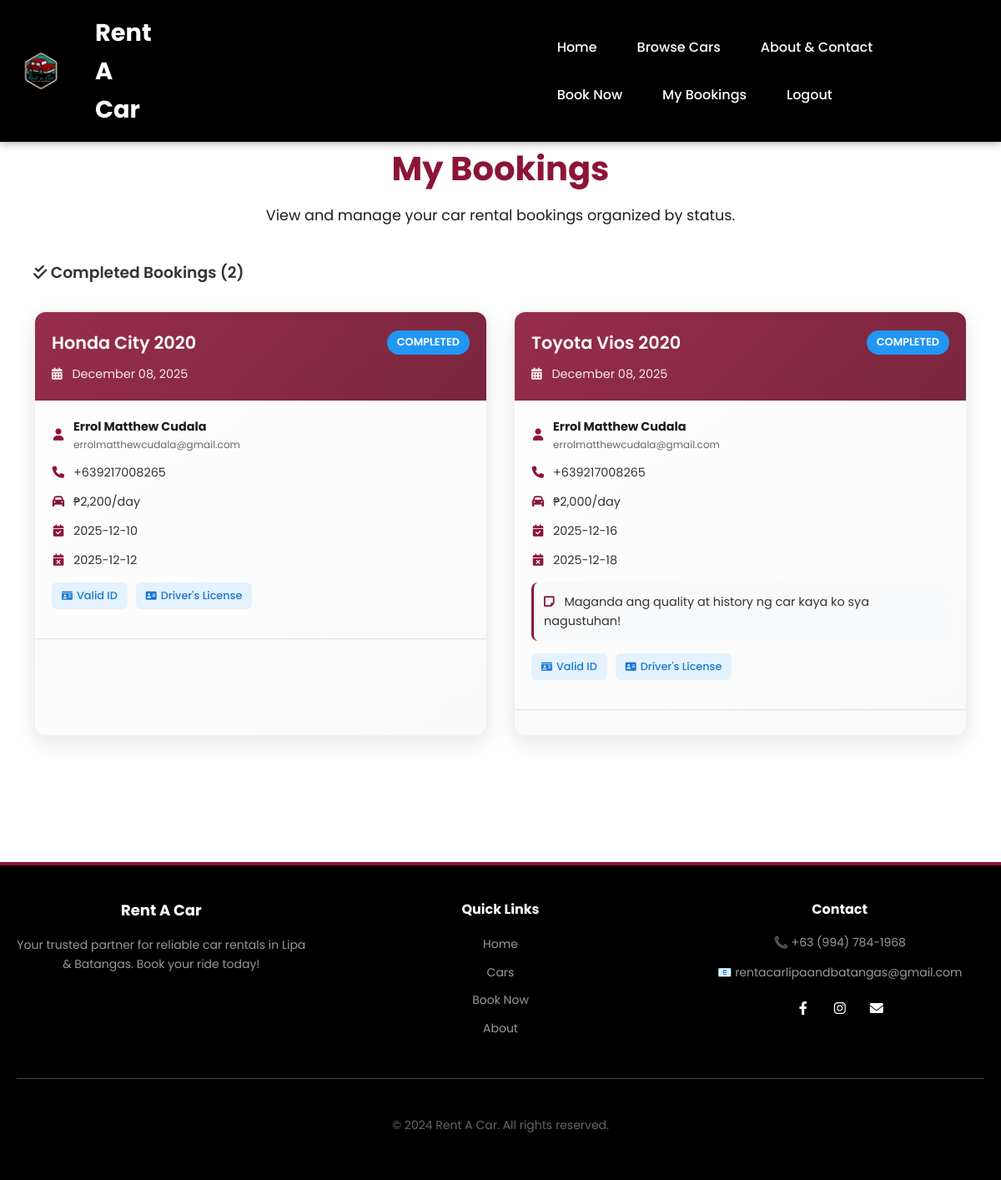
The app's page /my-bookings (signed in) with its own data.
### models.py (models this page shows)
class Booking(db.Model):
    id = db.Column(db.Integer, primary_key=True)  # Unique booking ID
    user_id = db.Column(db.Integer, db.ForeignKey('user.id'), nullable=False)  # Who made the booking
    name = db.Column(db.String(100), nullable=False)  # Customer name
    email = db.Column(db.String(100), nullable=False)  # Customer email
    contact = db.Column(db.String(20), nullable=False)  # Phone number
    car_id = db.Column(db.Integer, db.ForeignKey('car.id'), nullable=False)  # Which car was booked
    pickup_date = db.Column(db.Date, nullable=False)  # When to pick up
    return_date = db.Column(db.Date, nullable=False)  # When to return
    id_file = db.Column(db.String(200))  # Uploaded ID filename
    license_file = db.Column(db.String(200))  # Uploaded license filename
    notes = db.Column(db.Text)  # Special requests
    status = db.Column(db.String(20), default='Pending')  # Pending/Approved/Rejected/Completed
    payment_method = db.Column(db.String(50))  # Payment method selected (GCash, Cash, Card)
    payment_status = db.Column(db.String(20), default='Unpaid')  # Unpaid/Paid
    submitted_at = db.Column(db.DateTime, default=datetime.utcnow)  # When booking was made
    car = db.relationship('Car', backref='bookings')  # Link to car details
    user = db.relationship('User', backref='bookings')  # Link to user details

class Car(db.Model):
    id = db.Column(db.Integer, primary_key=True)  # Unique ID for each car
    name = db.Column(db.String(100), nullable=False)  # Car model name
    price = db.Column(db.String(50), nullable=False)  # Daily rental price
    specs = db.Column(db.String(200), nullable=False)  # Car description
    image = db.Column(db.String(100), nullable=False)  # Main image filename
    transmission = db.Column(db.String(50), nullable=False)  # Auto or Manual
    fuel = db.Column(db.String(50), nullable=False)  # Gas, Diesel, Electric
    capacity = db.Column(db.String(50), nullable=False)  # Number of seats
    availability = db.Column(db.String(20), default='Available')  # Available/Rented/Maintenance
    engine = db.Column(db.String(100))  # Engine details
    mileage = db.Column(db.String(50))  # Fuel efficiency
    color = db.Column(db.String(50))  # Car color

### app.py (the view)
@app.route('/my-bookings')
@login_required
def my_bookings():
    try:
        all_bookings = Booking.query.filter_by(user_id=current_user.id).order_by(Booking.submitted_at.desc()).all()
        bookings_by_status = {
            'Pending': [],
            'Approved': [],
            'Rejected': [],
            'Returned': [],
            'Completed': []
        }
        for booking in all_bookings:
            status = booking.status
            if status in bookings_by_status:
                bookings_by_status[status].append(booking)
            else:
                if 'Other' not in bookings_by_status:
                    bookings_by_status['Other'] = []
                bookings_by_status['Other'].append(booking)
        return render_template('my_bookings.html', bookings_by_status=bookings_by_status, total_bookings=len(all_bookings))
    except Exception as e:
        flash('An error occurred while loading your bookings.', 'danger')
        return redirect(url_for('home'))

### app.py (called while the page is built)
@login_manager.user_loader
def load_user(user_id):
    return db.session.get(User, int(user_id))

### templates/my_bookings.html (shortened to what this page needs)
{% extends 'base.html' %}
{% block content %}
<section class="bookings-section">
    <div class="bookings-header">
        <h2>My Bookings</h2>
        <p>View and manage your car rental bookings organized by status.</p>
    </div>
    {% if total_bookings > 0 %}
        {% for status, bookings in bookings_by_status.items() %}
            {% if bookings %}
            <div class="booking-category">
                <div class="category-header">
                    <h3 class="category-title">
                        {% if status == 'Pending' %}
                            <i class="fas fa-clock"></i> Pending Bookings
                        {% elif status == 'Approved' %}
                            <i class="fas fa-check-circle"></i> Approved Bookings
                        {% elif status == 'Rejected' %}
                            <i class="fas fa-times-circle"></i> Rejected Bookings
                        {% elif status == 'Returned' %}
                            <i class="fas fa-undo"></i> Returned Bookings
                        {% elif status == 'Completed' %}
                            <i class="fas fa-check-double"></i> Completed Bookings
                        {% else %}
                            <i class="fas fa-list"></i> {{ status }} Bookings
                        {% endif %}
                        <span class="category-count">({{ bookings|length }})</span>
                    </h3>
                </div>
                <div class="bookings-grid">
                    {% for booking in bookings %}
                    <div class="booking-card">
                        <div class="booking-card-header">
                            <div class="booking-title">
                                <h3>{{ booking.car.name }}</h3>
                                <span class="booking-status mybookings-status-{{ booking.status.lower() }}">{{ booking.status }}</span>
                            </div>
                            <div class="booking-date">
                                <i class="fas fa-calendar-alt"></i>
                                {{ booking.submitted_at.strftime('%B %d, %Y') }}
                            </div>
                        </div>
                        <div class="booking-card-body">
                            <div class="booking-info-grid">
                                <div class="info-item">
                                    <i class="fas fa-user"></i>
                                    <div>
                                        <strong>{{ booking.name }}</strong>
                                        <small>{{ booking.email }}</small>
                                    </div>
                                </div>
                                <div class="info-item">
                                    <i class="fas fa-phone"></i>
                                    <span>{{ booking.contact }}</span>
                                </div>
                                <div class="info-item">
                                    <i class="fas fa-car"></i>
                                    <span>{{ booking.car.price }}</span>
                                </div>
                                <div class="info-item">
                                    <i class="fas fa-calendar-check"></i>
                                    <span>{{ booking.pickup_date }}</span>
                                </div>
                                <div class="info-item">
                                    <i class="fas fa-calendar-times"></i>
                                    <span>{{ booking.return_date }}</span>
                                </div>
                            </div>
                            {% if booking.notes %}
                            <div class="booking-notes">
                                <i class="fas fa-sticky-note"></i>
                                <span>{{ booking.notes }}</span>
                            </div>
                            {% endif %}
                            <div class="booking-documents">
                                {% if booking.id_file %}
                                <a href="{{ url_for('uploaded_file', filename=booking.id_file) }}" target="_blank" class="doc-link">
                                    <i class="fas fa-id-card"></i> Valid ID
                                </a>
                                {% endif %}
                                {% if booking.license_file %}
                                <a href="{{ url_for('uploaded_file', filename=booking.license_file) }}" target="_blank" class="doc-link">
                                    <i class="fas fa-address-card"></i> Driver's License
                                </a>
                                {% endif %}
                            </div>
                        </div>
                        <div class="booking-card-footer">
                        </div>
                    </div>
                    {% endfor %}
                </div>
            </div>
            {% endif %}
        {% endfor %}
    {% endif %}
</section>
{% endblock %}

### static/css/global.css (style rules this page uses)
body { font-family: 'Poppins', sans-serif; margin: 0; padding: 0; padding-top: 70px; background-color: #FFFFFF; color: #333333; line-height: 1.6; scrollbar-width: thin; scrollbar-color: #8B1538 #E8E8E8; }
h1, h2, h3, h4 { margin: 0; font-weight: 600; }
a { text-decoration: none; color: #8B1538; }

### static/css/index.css (style rules this page uses)
:root { --primary-color: #8B1538; --primary-dark: #6B0D28; --text-dark: #1E1E1E; --text-light: #666666; --bg-light: #F5F5F5; --white: #FFFFFF; }

### static/css/my_bookings.css (style rules this page uses)
.bookings-section { max-width: 1200px; margin: 40px auto; padding: 20px; }
.bookings-header { text-align: center; margin-bottom: 40px; }
.bookings-header h2 { color: #8B1538; font-size: 2.5em; margin-bottom: 10px; font-weight: 700; }
.bookings-header p { font-size: 1.1em; color: #1E1E1E; max-width: 600px; margin: 0 auto; }
.bookings-grid { display: grid; grid-template-columns: repeat(auto-fill, minmax(400px, 1fr)); gap: 25px; margin-top: 30px; }
.booking-card { background: linear-gradient(145deg, #ffffff 0%, #f9f9f9 100%); border-radius: 15px; box-shadow: 0 8px 25px rgba(0,0,0,0.1); border: 2px solid #f0f0f0; overflow: hidden; transition: all 0.3s ease; position: relative; }
.booking-card-header { background: linear-gradient(135deg, #8B1538 0%, #6B0D28 100%); color: white; padding: 20px; position: relative; }
.booking-card-header::before { content: ''; position: absolute; top: 0; left: 0; right: 0; bottom: 0; background: rgba(255,255,255,0.1); border-radius: 15px 15px 0 0; }
.booking-title { display: flex; justify-content: space-between; align-items: center; margin-bottom: 10px; position: relative; z-index: 1; }
.booking-title h3 { margin: 0; font-size: 1.3em; font-weight: 600; }
.booking-status { padding: 4px 12px; border-radius: 20px; font-size: 0.8em; font-weight: 600; text-transform: uppercase; }
.mybookings-status-completed { background-color: #2196F3; color: white; }
.booking-date { position: relative; z-index: 1; font-size: 0.9em; opacity: 0.9; }
.booking-date i { margin-right: 8px; }
.booking-card-body { padding: 20px; }
.booking-info-grid { display: grid; grid-template-columns: 1fr; gap: 12px; margin-bottom: 15px; }
.info-item { display: flex; align-items: center; gap: 10px; font-size: 0.9em; }
.info-item i { color: #8B1538; width: 16px; text-align: center; }
.info-item strong { color: #1E1E1E; }
.info-item small { color: #666; display: block; }
.booking-notes { background-color: #f8f9fa; padding: 12px; border-radius: 8px; border-left: 3px solid #8B1538; margin-bottom: 15px; font-size: 0.9em; }
.booking-notes i { color: #8B1538; margin-right: 8px; }
.booking-documents { display: flex; gap: 10px; flex-wrap: wrap; margin-bottom: 15px; }
.doc-link { display: inline-flex; align-items: center; gap: 5px; padding: 6px 12px; background-color: #e3f2fd; color: #1976d2; text-decoration: none; border-radius: 6px; font-size: 0.8em; font-weight: 500; transition: all 0.2s ease; }
.doc-link i { font-size: 0.9em; }
.booking-card-footer { padding: 15px 20px; background-color: #fafafa; border-top: 1px solid #e0e0e0; }

### static/css/admin_dashboard.css (style rules this page uses)
.bookings-grid { display: grid; grid-template-columns: repeat(2, 1fr); gap: 30px; margin-bottom: 30px; }
.booking-status { display: flex; align-items: center; gap: 10px; }

### templates/base.html (style rules this page uses)
* { font-family: 'Poppins', system-ui, sans-serif; }

### records on screen
Booking: car.name "Honda City 2020", status "COMPLETED", submitted_at "December 08, 2025", name "Errol Matthew Cudala", email "errolmatthewcudala@gmail.com", contact "+639217008265", car.price "₱2,200/day", pickup_date "2025-12-10", return_date "2025-12-12"
Booking: car.name "Toyota Vios 2020", status "COMPLETED", submitted_at "December 08, 2025", name "Errol Matthew Cudala", email "errolmatthewcudala@gmail.com", contact "+639217008265", car.price "₱2,000/day", pickup_date "2025-12-16", return_date "2025-12-18", notes "Maganda ang quality at history ng car kaya ko sya nagustuhan!"

### other values on screen
{{ bookings|length }} "2"
